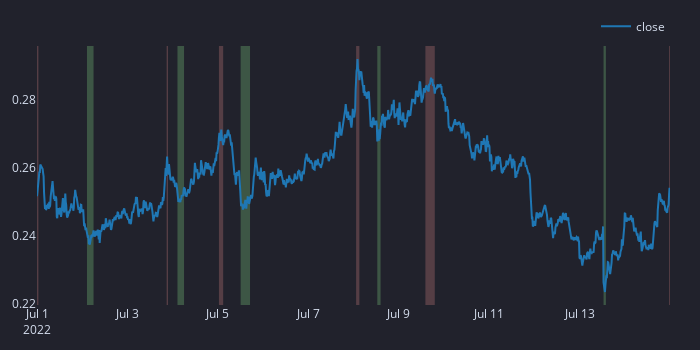

Source (notebook cell):
### Code cell
plot(data, mod_extrema.labels)

### Figure 1 — Plotly figure (JSON) as saved in the notebook; plotly's stock layout.template omitted (floating-point values rounded to 4 significant figures; data arrays with more than 128 entries replaced by an {"elided": "..."} marker saying what was removed)
{"data": [{"name": "close", "showlegend": true, "type": "scatter", "uid": "881c5031-83b0-4987-94bf-0079323f977e", "x": {"elided": "1342 str values"}, "y": {"elided": "1342 float values"}}], "layout": {"height": 350, "legend": {"orientation": "h", "traceorder": "normal", "x": 1, "xanchor": "right", "y": 1.02, "yanchor": "bottom"}, "margin": {"b": 30, "l": 30, "r": 30, "t": 30}, "shapes": [{"fillcolor": "#90ee90", "layer": "below", "line": {"width": 0}, "opacity": 0.25, "type": "rect", "x0": "2022-07-02T02:30:00", "x1": "2022-07-02T06:00:00", "xref": "x", "y0": 0, "y1": 1, "yref": "paper"}, {"fillcolor": "#90ee90", "layer": "below", "line": {"width": 0}, "opacity": 0.25, "type": "rect", "x0": "2022-07-04T02:30:00", "x1": "2022-07-04T06:00:00", "xref": "x", "y0": 0, "y1": 1, "yref": "paper"}, {"fillcolor": "#90ee90", "layer": "below", "line": {"width": 0}, "opacity": 0.25, "type": "rect", "x0": "2022-07-05T12:00:00", "x1": "2022-07-05T17:00:00", "xref": "x", "y0": 0, "y1": 1, "yref": "paper"}, {"fillcolor": "#90ee90", "layer": "below", "line": {"width": 0}, "opacity": 0.25, "type": "rect", "x0": "2022-07-08T12:30:00", "x1": "2022-07-08T14:15:00", "xref": "x", "y0": 0, "y1": 1, "yref": "paper"}, {"fillcolor": "#90ee90", "layer": "below", "line": {"width": 0}, "opacity": 0.25, "type": "rect", "x0": "2022-07-13T12:30:00", "x1": "2022-07-13T13:45:00", "xref": "x", "y0": 0, "y1": 1, "yref": "paper"}, {"fillcolor": "#ee9090", "layer": "below", "line": {"width": 0}, "opacity": 0.25, "type": "rect", "x0": "2022-07-01T00:00:00", "x1": "2022-07-01T00:45:00", "xref": "x", "y0": 0, "y1": 1, "yref": "paper"}, {"fillcolor": "#ee9090", "layer": "below", "line": {"width": 0}, "opacity": 0.25, "type": "rect", "x0": "2022-07-03T20:45:00", "x1": "2022-07-03T21:30:00", "xref": "x", "y0": 0, "y1": 1, "yref": "paper"}, {"fillcolor": "#ee9090", "layer": "below", "line": {"width": 0}, "opacity": 0.25, "type": "rect", "x0": "2022-07-05T00:30:00", "x1": "2022-07-05T02:45:00", "xref": "x", "y0": 0, "y1": 1, "yref": "paper"}, {"fillcolor": "#ee9090", "layer": "below", "line": {"width": 0}, "opacity": 0.25, "type": "rect", "x0": "2022-07-08T01:15:00", "x1": "2022-07-08T03:00:00", "xref": "x", "y0": 0, "y1": 1, "yref": "paper"}, {"fillcolor": "#ee9090", "layer": "below", "line": {"width": 0}, "opacity": 0.25, "type": "rect", "x0": "2022-07-09T14:00:00", "x1": "2022-07-09T19:00:00", "xref": "x", "y0": 0, "y1": 1, "yref": "paper"}, {"fillcolor": "#ee9090", "layer": "below", "line": {"width": 0}, "opacity": 0.25, "type": "rect", "x0": "2022-07-14T23:15:00", "x1": "2022-07-14T23:45:00", "xref": "x", "y0": 0, "y1": 1, "yref": "paper"}], "width": 700, "xaxis": {"showgrid": false}, "yaxis": {"showgrid": false}}}
